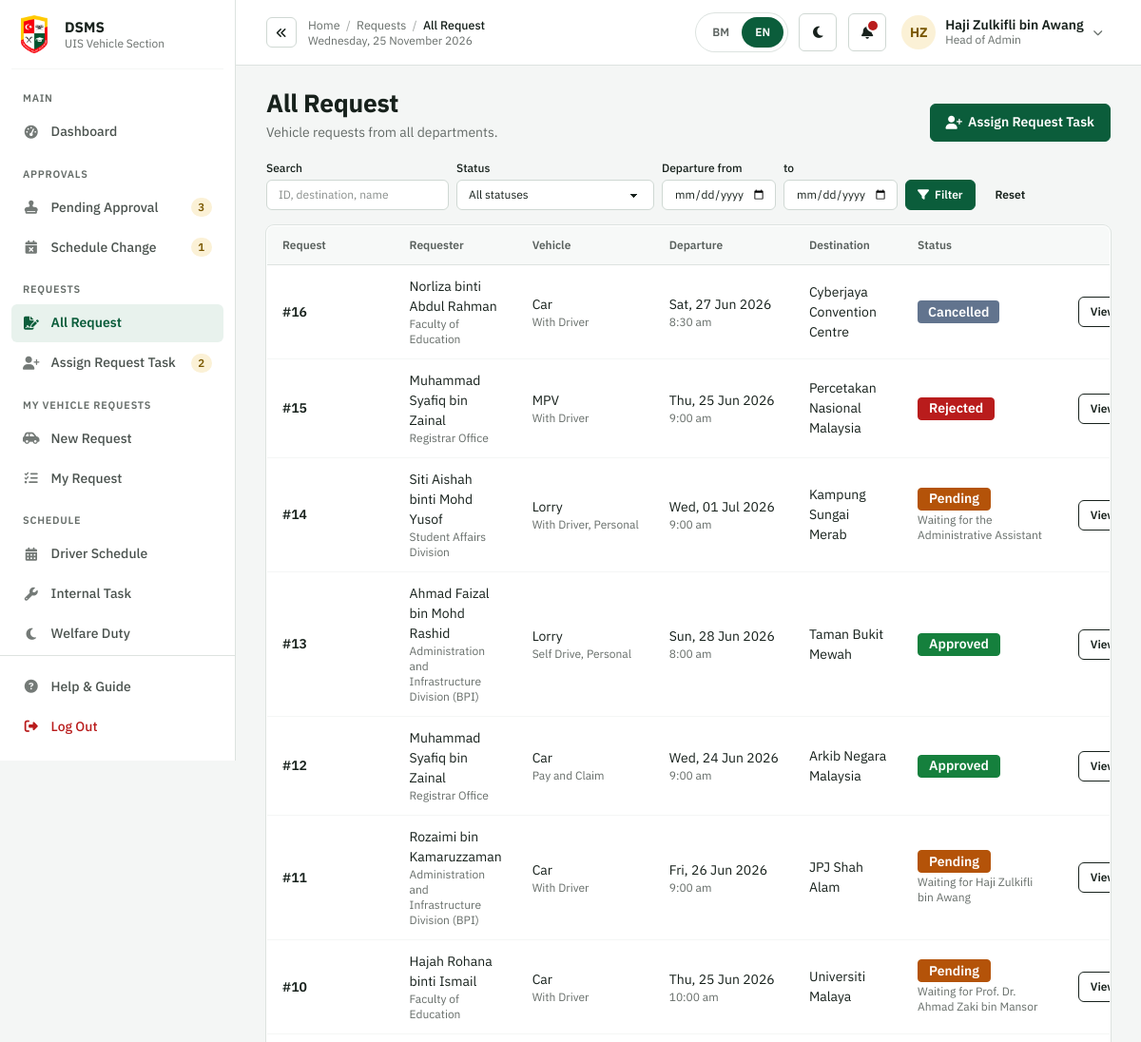
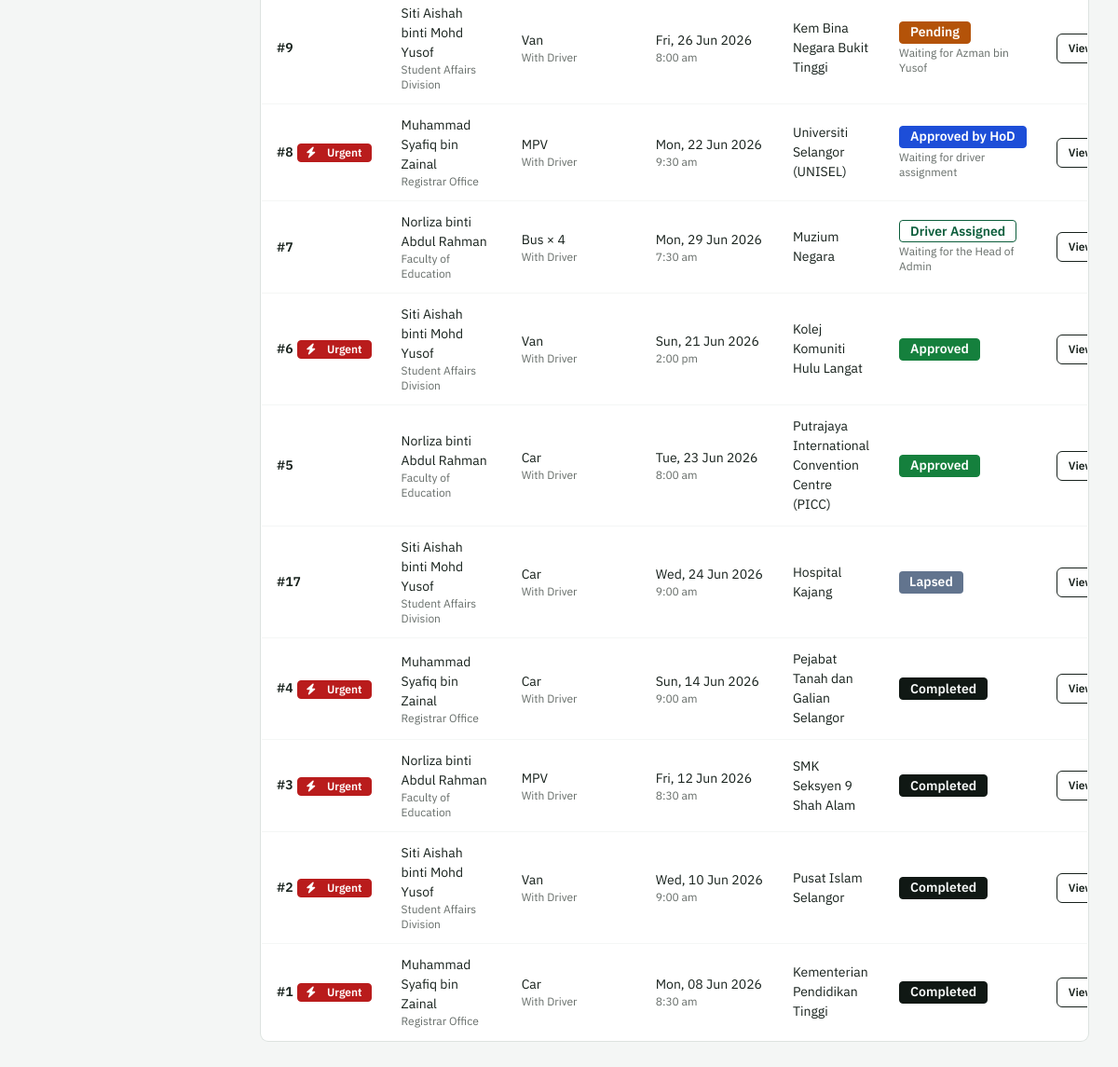
The page /admin/vehicle_requests.php (signed in) on the database its author committed (2 pictures, top to bottom).
### tables this page shows
CREATE TABLE `request` (
  `request_id` INT NOT NULL AUTO_INCREMENT,
  `requester_id` INT NOT NULL,
  `department_id` INT NOT NULL COMMENT 'department of the requester at the time of the request',
  `vehicle_type` ENUM('Car','MPV','Van','Bus','Lorry') NOT NULL,
  `quantity` TINYINT NOT NULL DEFAULT 1,
  `driver_option` ENUM('With Driver','Pay and Claim','Self Drive') NOT NULL DEFAULT 'With Driver',
  `purpose_type` ENUM('Official','Unofficial','Personal') NOT NULL,
  `purpose` VARCHAR(255) NOT NULL,
  `destination` VARCHAR(150) NOT NULL,
  `address` VARCHAR(255) NOT NULL,
  `waiting_location` VARCHAR(150) NOT NULL,
  `depart_datetime` DATETIME NOT NULL,
  `return_datetime` DATETIME NOT NULL,
  `no_of_passengers` SMALLINT NOT NULL,
  `supporting_doc` VARCHAR(255) DEFAULT NULL COMMENT 'file path of the supporting letter; empty for Personal requests',
  `distance_km` DECIMAL(7,1) DEFAULT NULL,
  `charge` DECIMAL(8,2) DEFAULT NULL,
  `is_urgent` TINYINT NOT NULL DEFAULT 0,
  `status` ENUM('Pending','Approved by HoD','Driver Assigned','Approved','Rejected','Cancelled','Lapsed','Completed') NOT NULL DEFAULT 'Pending',
  `date_submitted` DATETIME NOT NULL DEFAULT CURRENT_TIMESTAMP,
  `reminder_sent` TINYINT NOT NULL DEFAULT 0,
  `hod_id` INT DEFAULT NULL,
  `hod_approved_date` DATETIME DEFAULT NULL,
  `hoa_id` INT DEFAULT NULL,
  `hoa_approved_date` DATETIME DEFAULT NULL,
  `reject_reason` VARCHAR(255) DEFAULT NULL,
  `rejected_date` DATETIME DEFAULT NULL,
  `cancel_reason` VARCHAR(255) DEFAULT NULL,
  `cancelled_by` INT DEFAULT NULL,
  `cancelled_date` DATETIME DEFAULT NULL,
  PRIMARY KEY (`request_id`),
  KEY `idx_request_requester` (`requester_id`),
  KEY `idx_request_department` (`department_id`,`status`),
  KEY `idx_request_status` (`status`,`date_submitted`),
  KEY `idx_request_period` (`depart_datetime`,`return_datetime`),
  CONSTRAINT `fk_request_requester` FOREIGN KEY (`requester_id`) REFERENCES `user` (`user_id`),
  CONSTRAINT `fk_request_department` FOREIGN KEY (`department_id`) REFERENCES `department` (`department_id`),
  CONSTRAINT `fk_request_hod` FOREIGN KEY (`hod_id`) REFERENCES `user` (`user_id`),
  CONSTRAINT `fk_request_hoa` FOREIGN KEY (`hoa_id`) REFERENCES `user` (`user_id`),
  CONSTRAINT `fk_request_cancelled_by` FOREIGN KEY (`cancelled_by`) REFERENCES `user` (`user_id`),
  CONSTRAINT `chk_request_quantity` CHECK (`quantity` > 0),
  CONSTRAINT `chk_request_passengers` CHECK (`no_of_passengers` > 0),
  CONSTRAINT `chk_request_return` CHECK (`return_datetime` > `depart_datetime`)
);

CREATE TABLE `user` (
  `user_id` INT NOT NULL AUTO_INCREMENT,
  `staff_id` VARCHAR(20) NOT NULL,
  `name` VARCHAR(150) NOT NULL,
  `email` VARCHAR(150) NOT NULL COMMENT 'must end with the UIS email domain',
  `phone_no` VARCHAR(20) NOT NULL,
  `address` VARCHAR(255) DEFAULT NULL,
  `password_hash` VARCHAR(255) NOT NULL COMMENT 'bcrypt',
  `department_id` INT NOT NULL,
  `role` ENUM('Staff','Head of Department','Administrative Assistant','Head of Admin','Driver') NOT NULL DEFAULT 'Staff',
  `pending_role` ENUM('Head of Department') DEFAULT NULL COMMENT 'Head of Department role waiting for confirmation',
  `failed_attempts` TINYINT NOT NULL DEFAULT 0,
  `locked_until` DATETIME DEFAULT NULL,
  `status` ENUM('Active','Inactive') NOT NULL DEFAULT 'Active',
  `created_at` DATETIME NOT NULL DEFAULT CURRENT_TIMESTAMP,
  PRIMARY KEY (`user_id`),
  UNIQUE KEY `uq_user_staff_id` (`staff_id`),
  UNIQUE KEY `uq_user_email` (`email`),
  KEY `idx_user_department` (`department_id`,`role`,`status`),
  CONSTRAINT `fk_user_department` FOREIGN KEY (`department_id`) REFERENCES `department` (`department_id`)
);

CREATE TABLE `department` (
  `department_id` INT NOT NULL AUTO_INCREMENT,
  `department_name` VARCHAR(150) NOT NULL,
  `parent_department_id` INT DEFAULT NULL COMMENT 'the department this department reports to; empty for top management',
  `status` ENUM('Active','Inactive') NOT NULL DEFAULT 'Active',
  PRIMARY KEY (`department_id`),
  UNIQUE KEY `uq_department_name` (`department_name`),
  KEY `idx_department_parent` (`parent_department_id`),
  CONSTRAINT `fk_department_parent` FOREIGN KEY (`parent_department_id`) REFERENCES `department` (`department_id`)
);

### includes/ui.php (the view, shortened to what the rows shown need)
<?php
require_once __DIR__ . '/admin_page.php';
function pageHeader(string $title, string $icon, string $sub = '', string $actions = ''): void
{
    echo '<div class="mb-5 flex flex-wrap items-end justify-between gap-3"><div><h1 class="text-2xl font-extrabold tracking-tight"><i class="fas fa-' . h($icon) . ' me-2 text-[0.8em] text-primary" aria-hidden="true"></i>'
       . h($title) . '</h1>' . ($sub !== '' ? '<p class="mt-1 text-sm text-base-content/65">' . h($sub) . '</p>' : '') . '</div>'
       . ($actions !== '' ? '<div class="flex flex-wrap gap-2">' . $actions . '</div>' : '') . '</div>';
}
function badge(string $text, string $cls): string
{
    return '<span class="badge ' . $cls . ' whitespace-nowrap">' . h($text) . '</span>';
}
function requestStatusBadge(string $s): string
{
    return badge($s, ['Pending' => 'badge-warning', 'Approved by HoD' => 'badge-info', 'Driver Assigned' => 'badge-primary badge-outline', 'Approved' => 'badge-success',
                      'Rejected' => 'badge-error', 'Completed' => 'badge-neutral'][$s] ?? 'border-0 bg-slate-500 text-white');
}
function urgentBadge(array $r): string
{
    return !empty($r['is_urgent']) ? '<span class="badge badge-error badge-sm ms-1"><i class="fas fa-bolt me-1" aria-hidden="true"></i>Urgent</span>' : '';
}
function requestListTable(array $rows, bool $showRequester, RequestController $rc, string $empty = 'No record is found.'): string
{
    $h = '<div class="card border border-base-300 bg-base-100"><div class="overflow-x-auto"><table class="table [&_tbody_tr:hover]:bg-base-200/60"><thead><tr><th>Request</th>'
       . ($showRequester ? '<th>Requester</th>' : '') . '<th>Vehicle</th><th>Departure</th><th>Destination</th><th>Status</th><th></th></tr></thead><tbody>';
    foreach ($rows as $r) {
        $h .= '<tr><td class="whitespace-nowrap font-semibold">#' . (int)$r['request_id'] . urgentBadge($r) . '</td>'
            . ($showRequester ? '<td>' . h($r['requester_name']) . '<div class="text-xs text-base-content/60">' . h($r['department_name']) . '</div></td>' : '')
            . '<td class="whitespace-nowrap">' . h($r['vehicle_type']) . ((int)$r['quantity'] > 1 ? ' &times; ' . (int)$r['quantity'] : '') . '<div class="text-xs text-base-content/60">' . h($r['driver_option']) . ($r['purpose_type'] === 'Personal' ? ', Personal' : '') . '</div></td>'
            . '<td class="whitespace-nowrap">' . h(date('D, d M Y', strtotime($r['depart_datetime']))) . '<div class="text-xs text-base-content/60">' . h(date('g:i a', strtotime($r['depart_datetime']))) . '</div></td>'
            . '<td>' . h($r['destination']) . '</td><td>' . requestStatusBadge($r['status']) . (($w = $rc->waitingText($r)) ? '<div class="mt-0.5 text-xs text-base-content/60">' . h($w) . '</div>' : '') . '</td>'
            . '<td class="text-end"><a class="btn btn-sm btn-outline" href="' . SITE_URL . '/staff/request.php?id=' . (int)$r['request_id'] . '">View</a></td></tr>';
    }
    return $h . '</tbody></table></div></div>';
}
function requestListFilter(): array
{
    return ['status' => in_array($_GET['status'] ?? '', Request::STATUSES, true) ? $_GET['status'] : '',
            'from' => isValidDate((string)($_GET['from'] ?? '')) ? $_GET['from'] : '', 'to' => isValidDate((string)($_GET['to'] ?? '')) ? $_GET['to'] : '',
            'q' => trim((string)($_GET['q'] ?? ''))];
}

### includes/sidebar.php (shortened to what the rows shown need)
<?php
$role         = $_SESSION['role'] ?? '';
$current_page = $current_page ?? basename($_SERVER['PHP_SELF']);
$_is_admin_role = in_array($role, [User::AA, User::HOA], true);
function sidebarActive(string|array $pages, string $current): string
{
    return in_array($current, (array)$pages, true) ? 'active' : '';
}
$_badge = ['assign' => 0, 'approvals' => 0, 'head' => 0, 'changes' => 0, 'pending_role' => 0, 'replace' => 0, 'welfare' => 0, 'internal' => 0];
if (isLoggedIn()) {
    try {
        $_me = currentUser();
        $_pending = (new ApprovalController())->countPending($_me);
        $_badge['head'] = $_pending['head'];
        if ($_is_admin_role) {
            $_ac = new AssignmentController();
            $_badge['assign'] = count($_ac->listWaiting('Request'));
            $_badge['replace'] = count($_ac->listWaiting('Replacement'));
            $_badge['internal'] = count($_ac->listWaiting('Internal'));
            $_badge['pending_role'] = (new AccountController())->listAccounts(['pending' => true])['total'];
        }
        if ($role === User::HOA) {
            $_badge['approvals'] = $_pending['head'] + $_pending['request'] + $_pending['internal'] + $_pending['welfare'] + $_pending['replacement'];
            $_badge['changes'] = $_pending['schedule'];
        }
    } catch (Throwable $e) {
        appLog('error', 'sidebar: ' . $e->getMessage());
    }
}
$_my_requests = ['Vehicle Requests' => [
    [['request_vehicle.php'], 'staff/request_vehicle.php', 'car-side', 'New Request', null],
    [['my_requests.php', 'request.php', 'approval_letter.php'], 'staff/my_requests.php', 'list-check', 'My Request', null],
]];
if ($_is_admin_role) {
    $_menu = ['Main' => [[['dashboard.php'], 'admin/dashboard.php', 'gauge-high', 'Dashboard', null]]];
    if ($role === User::HOA) {
        $_menu['Approvals'] = [
            [['approvals.php'], 'admin/approvals.php', 'stamp', 'Pending Approval', 'approvals'],
            [['schedule_changes.php'], 'admin/schedule_changes.php', 'calendar-xmark', 'Schedule Change', 'changes'],
        ];
    }
    $_menu['Requests'] = [
        [['vehicle_requests.php'], 'admin/vehicle_requests.php', 'file-signature', 'All Request', null],
        [['assign_driver.php'], 'admin/assign_driver.php', 'user-plus', 'Assign Request Task', 'assign'],
    ];
    $_menu['My Vehicle Requests'] = [
        [['request_vehicle.php'], 'staff/request_vehicle.php', 'car-side', 'New Request', null],
        [['my_requests.php', 'request.php', 'approval_letter.php'], 'staff/my_requests.php', 'list-check', 'My Request', null],
    ];
    $_menu['Schedule'] = [
        [['schedule.php', 'task.php', 'replace_driver.php'], 'admin/schedule.php', 'calendar-days', 'Driver Schedule', 'replace'],
        [['internal_tasks.php'], 'admin/internal_tasks.php', 'wrench', 'Internal Task', 'internal'],
        [['welfare.php'], 'admin/welfare.php', 'moon', 'Welfare Duty', null],
    ];
    $_menu['Manage'] = [
        [['users.php', 'add_driver.php', 'edit_user.php', 'view_user.php'], 'admin/users.php', 'users', 'User Account', 'pending_role'],
        [['vehicles.php', 'add_vehicle.php', 'edit_vehicle.php', 'view_vehicle.php'], 'admin/vehicles.php', 'bus', 'Vehicle', null],
    ];
    $_menu['Reports'] = [[['reports.php'], 'admin/reports.php', 'chart-column', 'Report', null]];
} elseif ($role === User::HOD) {
    $_menu = ['Main' => [[['dashboard.php'], 'supervisor/dashboard.php', 'gauge-high', 'Dashboard', null]],
              'Approvals' => [[['approvals.php'], 'supervisor/approvals.php', 'stamp', 'Department Request', 'head']]] + $_my_requests;
} else {
    $_menu = ['Main' => [[['dashboard.php'], 'staff/dashboard.php', 'house', 'Dashboard', null]]] + $_my_requests;
}
?>
<div class="drawer lg:drawer-open">
<aside class="drawer-side z-40" aria-label="Main navigation">
    <nav id="appRail" class="ember-rail flex h-dvh w-64 flex-col pt-4 pb-4">
        <ul class="flex w-full grow flex-col gap-0.5 overflow-y-auto px-3 [scrollbar-width:thin]">
            <?php $_first = true; foreach ($_menu as $_section => $_items): ?>
            <li class="rail-label rail-section"><?php echo htmlspecialchars($_section); ?></li>
                <?php foreach ($_items as [$_pages, $_url, $_icon, $_label, $_bk]): $_on = sidebarActive($_pages, $current_page) !== ''; ?>
            <li class="lg:tooltip lg:tooltip-right" data-tip="<?php echo htmlspecialchars($_label); ?>">
                <a href="<?php echo SITE_URL . '/' . $_url; ?>" class="rail-item <?php echo $_on ? 'is-active' : ''; ?>" <?php echo $_on ? 'aria-current="page"' : ''; ?>>
                    <i class="fas fa-<?php echo $_icon; ?>" aria-hidden="true"></i>
                    <span class="rail-label grow"><?php echo htmlspecialchars($_label); ?></span>
                    <?php if ($_bk !== null && $_badge[$_bk] > 0): ?>
                    <span class="rail-count"><?php echo (int)$_badge[$_bk]; ?></span>
                    <?php endif; ?>
                </a>
            </li>
                <?php endforeach; ?>
            <?php endforeach; ?>
        </ul>
    </nav>
</aside>
<div class="drawer-content min-w-0">
<div class="ember-panel flex min-h-dvh flex-col">

### rows shown on the page
request: department "3", no_of_passengers "2", request_id "16", cancelled_by.name "Norliza binti Abdul Rahman", department.department_name "Faculty of Education", vehicle_type "Car", driver_option "With Driver", depart_datetime "Sat, 27 Jun 2026", depart_datetime "8:30 am", destination "Cyberjaya Convention Centre", status "Cancelled"
request: request_id "15", requester.name "Muhammad Syafiq bin Zainal", department.department_name "Registrar Office", vehicle_type "MPV", driver_option "With Driver", depart_datetime "Thu, 25 Jun 2026", depart_datetime "9:00 am", destination "Percetakan Nasional Malaysia", status "Rejected"
request: request_id "14", requester.name "Siti Aishah binti Mohd Yusof", department.department_name "Student Affairs Division", vehicle_type "Lorry", driver_option "With Driver", purpose_type ", Personal", depart_datetime "Wed, 01 Jul 2026", depart_datetime "9:00 am", destination "Kampung Sungai Merab", status "Pending", w "Waiting for the Administrative Assistant"
request: request_id "13", requester.name "Ahmad Faizal bin Mohd Rashid", department.department_name "Administration and Infrastructure Division (BPI)", vehicle_type "Lorry", driver_option "Self Drive", purpose_type ", Personal", depart_datetime "Sun, 28 Jun 2026", depart_datetime "8:00 am", destination "Taman Bukit Mewah", status "Approved"
request: request_id "12", requester.name "Muhammad Syafiq bin Zainal", department.department_name "Registrar Office", vehicle_type "Car", driver_option "Pay and Claim", depart_datetime "Wed, 24 Jun 2026", depart_datetime "9:00 am", destination "Arkib Negara Malaysia", status "Approved"
request: request_id "11", requester.name "Rozaimi bin Kamaruzzaman", department.department_name "Administration and Infrastructure Division (BPI)", vehicle_type "Car", driver_option "With Driver", depart_datetime "Fri, 26 Jun 2026", depart_datetime "9:00 am", destination "JPJ Shah Alam", status "Pending", w "Waiting for Haji Zulkifli bin Awang"
request: request_id "10", requester.name "Hajah Rohana binti Ismail", department.department_name "Faculty of Education", vehicle_type "Car", driver_option "With Driver", depart_datetime "Thu, 25 Jun 2026", depart_datetime "10:00 am", destination "Universiti Malaya", status "Pending", w "Waiting for Prof. Dr. Ahmad Zaki bin Mansor"
request: request_id "9", requester.name "Siti Aishah binti Mohd Yusof", department.department_name "Student Affairs Division", vehicle_type "Van", driver_option "With Driver", depart_datetime "Fri, 26 Jun 2026", depart_datetime "8:00 am", destination "Kem Bina Negara Bukit Tinggi", status "Pending", w "Waiting for Azman bin Yusof"
request: request_id "8", is_urgent 1 (drawn), requester.name "Muhammad Syafiq bin Zainal", department.department_name "Registrar Office", vehicle_type "MPV", driver_option "With Driver", depart_datetime "Mon, 22 Jun 2026", depart_datetime "9:30 am", destination "Universiti Selangor (UNISEL)", status "Approved by HoD", driver_option "Waiting for driver assignment"
request: request_id "7", requester.name "Norliza binti Abdul Rahman", department.department_name "Faculty of Education", vehicle_type "Bus", quantity "4", driver_option "With Driver", depart_datetime "Mon, 29 Jun 2026", depart_datetime "7:30 am", destination "Muzium Negara", status "Driver Assigned", status "Waiting for the Head of Admin"
request: request_id "6", is_urgent 1 (drawn), requester.name "Siti Aishah binti Mohd Yusof", department.department_name "Student Affairs Division", vehicle_type "Van", driver_option "With Driver", depart_datetime "Sun, 21 Jun 2026", depart_datetime "2:00 pm", destination "Kolej Komuniti Hulu Langat", status "Approved"
request: request_id "5", requester.name "Norliza binti Abdul Rahman", department.department_name "Faculty of Education", vehicle_type "Car", driver_option "With Driver", depart_datetime "Tue, 23 Jun 2026", depart_datetime "8:00 am", destination "Putrajaya International Convention Centre (PICC)", status "Approved"
request: request_id "17", requester.name "Siti Aishah binti Mohd Yusof", department.department_name "Student Affairs Division", vehicle_type "Car", driver_option "With Driver", depart_datetime "Wed, 24 Jun 2026", depart_datetime "9:00 am", destination "Hospital Kajang", status "Lapsed"
request: request_id "4", is_urgent 1 (drawn), requester.name "Muhammad Syafiq bin Zainal", department.department_name "Registrar Office", vehicle_type "Car", driver_option "With Driver", depart_datetime "Sun, 14 Jun 2026", depart_datetime "9:00 am", destination "Pejabat Tanah dan Galian Selangor", status "Completed"
request: request_id "3", is_urgent 1 (drawn), requester.name "Norliza binti Abdul Rahman", department.department_name "Faculty of Education", vehicle_type "MPV", driver_option "With Driver", depart_datetime "Fri, 12 Jun 2026", depart_datetime "8:30 am", destination "SMK Seksyen 9 Shah Alam", status "Completed"
request: request_id "2", is_urgent 1 (drawn), requester.name "Siti Aishah binti Mohd Yusof", department.department_name "Student Affairs Division", vehicle_type "Van", driver_option "With Driver", depart_datetime "Wed, 10 Jun 2026", depart_datetime "9:00 am", destination "Pusat Islam Selangor", status "Completed"
request: request_id "1", is_urgent 1 (drawn), requester.name "Muhammad Syafiq bin Zainal", department.department_name "Registrar Office", vehicle_type "Car", driver_option "With Driver", depart_datetime "Mon, 08 Jun 2026", depart_datetime "8:30 am", destination "Kementerian Pendidikan Tinggi", status "Completed"

### other values the page prints
$_section "MAIN"
$_label "Dashboard"
$_section "APPROVALS"
$_label "Pending Approval"
$_label "Schedule Change"
$_badge[$_bk] "1"
$_section "REQUESTS"
$_label "All Request"
$_label "Assign Request Task"
$_section "MY VEHICLE REQUESTS"
$_label "New Request"
$_label "My Request"
$_section "SCHEDULE"
$_label "Driver Schedule"
$_label "Internal Task"
